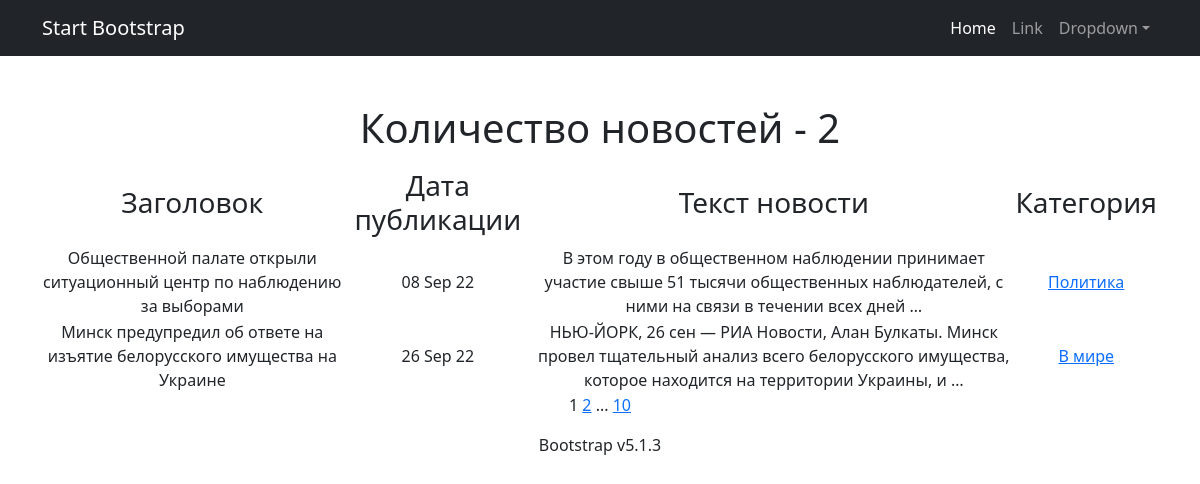
Page /news/ on the committed database.
### News_Portal/models.py (models this page shows, shortened)
class Post(models.Model):
    author = models.ForeignKey(Author, on_delete=models.CASCADE)
    Wahl = models.CharField(max_length=16, choices=AUFLISTUNG, default=Artikel)
    titel_name = models.CharField(max_length=212)
    text = models.TextField()
    ranking = models.FloatField(default=0.0)
    time_in = models.DateTimeField(auto_now_add=True)
    postCategory = models.ManyToManyField(Category, through='PostCategory')

class Category(models.Model):
    categoryName = models.CharField(max_length=82, unique=True)
    subscribers = models.ManyToManyField(User, related_name='categories')
    def __str__(self):
        return self.categoryName

### News_Portal/views.py (the view)
# urls.py: path('', News.as_view(), name='news'),
class News(ListView):
    model = Post
    queryset = Post.objects.filter(Wahl='Nachricht')
    template_name = 'news.html'
    context_object_name = 'news'
    paginate_by = 2

### News_Portal/templatetags/custom_filter.py (called while the page is built)
@register.filter()
def censor(x):
    text_1 = ''
    if isinstance(x, str):
        for i in x.split():
            if i.lower() in WORDS:
                text_1 += i.replace(i, f'  {i[0]}{"*" * (len(i) - 1)}   ')
            else:
                text_1 += '   ' + i + '   '
        text_1 = ' '.join(text_1.split())
        return text_1

### News_Portal/templatetags/custom_tags.py (called while the page is built)
@register.simple_tag(takes_context=True)
def url_replace(context, **kwargs):
    d = context['request'].GET.copy()
    for k, v in kwargs.items():
        d[k] = v
    return d.urlencode()

### Templates/news.html (shortened to what this page needs)
{% extends 'flatpages/default.html' %}
{% load custom_filter %}
{% load custom_tags %}
{% block cont %}
Количество новостей -
{{news|length}}
{% endblock cont%}
{% block content %}
{% if news %}
<table>
    <tr>
        <td><h3>Заголовок</h3></td>
        <td><h3>Дата публикации</h3></td>
        <td><h3>Текст новости</h3></td>
        <td><h3>Категория</h3></td>
    </tr>
    {% for new in news %}
    <tr>
        <td>{{new.titel_name|censor}}</td>
        <td>{{new.time_in|date:'d M y'}}</td>
        <td>{{new.text|censor|truncatewords:21}}</td>
        {% for n in new.postCategory.all %}
        <td><a href="{% url 'category_list' n.id %}">{{n}}</a></td>
            {% endfor %}
    </tr>
    {% endfor %}
</table>
{% else %}
<h2>НОВОСТЕЙ НЕТ</h2>
{% endif %}
{{ page_obj.number }}
{% if page_obj.has_next %}
<a href="?{% url_replace page=page_obj.next_page_number %}">{{ page_obj.next_page_number }}</a>
{% if paginator.num_pages != page_obj.next_page_number %}
...
<a href="?{% url_replace page=page_obj.paginator.num_pages %}">{{ page_obj.paginator.num_pages }}</a>
{% endif %}
{% endif %}
{% endblock content %}

### rows in the picture
Post: titel_name|censor "Общественной палате открыли ситуационный центр по наблюдению за выборами", time_in "08 Sep 22", text|censor "В этом году в общественном наблюдении принимает участие свыше 51 тысячи общественных наблюдателей, с ними на связи в течении всех дней …"
Category: categoryName "Политика"
Post: titel_name|censor "Минск предупредил об ответе на изъятие белорусского имущества на Украине", time_in "26 Sep 22", text|censor "НЬЮ-ЙОРК, 26 сен — РИА Новости, Алан Булкаты. Минск провел тщательный анализ всего белорусского имущества, которое находится на территории Украины, и …"
Category: categoryName "В мире"

### other values in the picture
{{ news|length }} "2"
{{ page_obj.number }} "1"
{{ page_obj.next_page_number }} "2"
{{ page_obj.paginator.num_pages }} "10"
